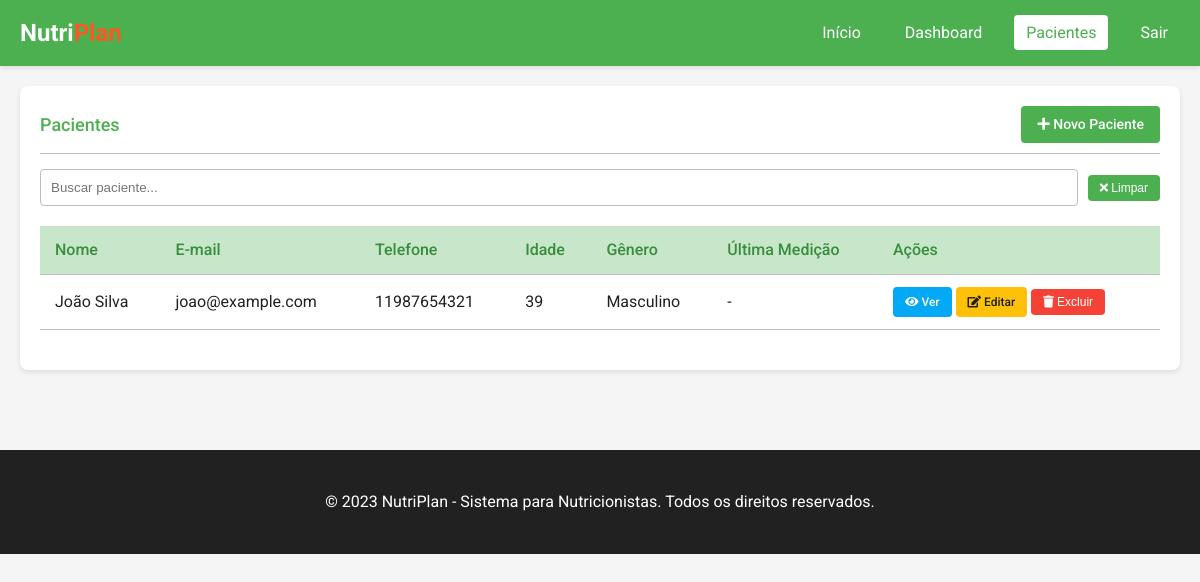
Before: /patient/patients (signed in) with the older database file.
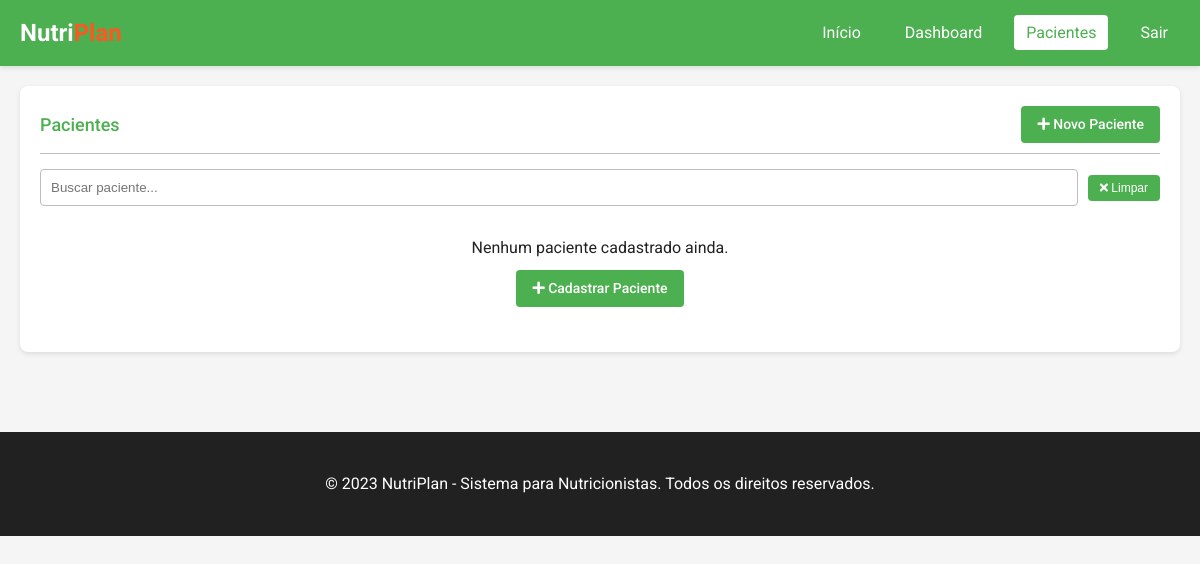
After: the same page with the newer database file.
### models.py (models this page shows, shortened)
class Patient(db.Model):
    id = db.Column(db.Integer, primary_key=True)
    name = db.Column(db.String(100), nullable=False)
    email = db.Column(db.String(120), unique=True, nullable=True)
    phone = db.Column(db.String(20), nullable=True)
    birthday = db.Column(db.Date, nullable=True)
    gender = db.Column(db.String(10), nullable=True)
    created_at = db.Column(db.DateTime, default=datetime.utcnow)
    user_id = db.Column(db.Integer, db.ForeignKey('user.id'), nullable=False)
    measurements = db.relationship('Measurement', backref='patient', lazy=True, cascade="all, delete-orphan")
    meal_plans = db.relationship('MealPlan', backref='patient', lazy=True, cascade="all, delete-orphan")
    consultations = db.relationship('Consultation', backref='patient', lazy=True, cascade="all, delete-orphan")
    @property
    def age(self):
        if self.birthday:
            today = datetime.now().date()
            return today.year - self.birthday.year - ((today.month, today.day) < (self.birthday.month, self.birthday.day))
        return None

### routes.py (the view)
@patient_bp.route('/patients')
@login_required
def patients_list():
    user_id = session.get('user_id')
    patients = Patient.query.filter_by(user_id=user_id).order_by(Patient.name).all()
    return render_template('patients.html', patients=patients)

### utils.py (called while the page is built)
def login_required(f):
    @wraps(f)
    def decorated_function(*args, **kwargs):
        if 'user_id' not in session:
            flash('Por favor, faça login para acessar esta página.', 'warning')
            return redirect(url_for('auth.login'))
        return f(*args, **kwargs)
    return decorated_function

### templates/patients.html (shortened to what this page needs)
<!DOCTYPE html>
<html lang="pt-br">
<head>
    <link rel="stylesheet" href="https://cdnjs.cloudflare.com/ajax/libs/font-awesome/5.15.4/css/all.min.css">
    <link rel="stylesheet" href="{{ url_for('static', filename='css/style.css') }}">
</head>
<body>
    <header class="header">
        <a href="{{ url_for('main.index') }}" class="logo">Nutri<span>Plan</span></a>
        <nav>
            <ul class="nav-menu">
                <li class="nav-item">
                    <a href="{{ url_for('main.index') }}" class="nav-link">Início</a>
                </li>
                <li class="nav-item">
                    <a href="{{ url_for('main.dashboard') }}" class="nav-link">Dashboard</a>
                </li>
                <li class="nav-item">
                    <a href="{{ url_for('patient.patients_list') }}" class="nav-link active">Pacientes</a>
                </li>
                <li class="nav-item">
                    <a href="{{ url_for('auth.logout') }}" class="nav-link">Sair</a>
                </li>
            </ul>
        </nav>
    </header>
    <div class="container">
        <div class="card">
            <div class="card-header">
                <h2 class="card-title">Pacientes</h2>
                <a href="{{ url_for('patient.add_patient') }}" class="btn">
                    <i class="fas fa-plus"></i> Novo Paciente
                </a>
            </div>
            <div class="card-content">
                <div class="search-bar">
                    <input type="text" id="patientSearch" placeholder="Buscar paciente..." onkeyup="searchPatients()">
                    <button class="btn btn-sm" onclick="clearSearch()">
                        <i class="fas fa-times"></i> Limpar
                    </button>
                </div>
                {% if patients %}
                <div class="table-responsive">
                    <table class="table" id="patientsTable">
                        <thead>
                            <tr>
                                <th>Nome</th>
                                <th>E-mail</th>
                                <th>Telefone</th>
                                <th>Idade</th>
                                <th>Gênero</th>
                                <th>Última Medição</th>
                                <th>Ações</th>
                            </tr>
                        </thead>
                        <tbody>
                            {% for patient in patients %}
                            <tr>
                                <td>{{ patient.name }}</td>
                                <td>{{ patient.email or '-' }}</td>
                                <td>{{ patient.phone or '-' }}</td>
                                <td>{{ patient.age or '-' }}</td>
                                <td>{{ patient.gender or '-' }}</td>
                                <td>
                                    {% set last_measurement = patient.measurements|sort(attribute='date', reverse=True)|first %}
                                    {% if last_measurement %}
                                        {{ last_measurement.date.strftime('%d/%m/%Y') }}
                                    {% else %}
                                        -
                                    {% endif %}
                                </td>
                                <td class="patient-actions">
                                    <a href="{{ url_for('patient.patient_detail', patient_id=patient.id) }}" class="btn btn-sm btn-info">
                                        <i class="fas fa-eye"></i> Ver
                                    </a>
                                    <a href="{{ url_for('patient.edit_patient', patient_id=patient.id) }}" class="btn btn-sm btn-warning">
                                        <i class="fas fa-edit"></i> Editar
                                    </a>
                                    <button class="btn btn-sm btn-danger" onclick="confirmPatientDelete({{ patient.id }}, '{{ patient.name }}')">
                                        <i class="fas fa-trash"></i> Excluir
                                    </button>
                                </td>
                            </tr>
                            {% endfor %}
                        </tbody>
                    </table>
                </div>
                {% else %}
                <div class="text-center p-2">
                    <p>Nenhum paciente cadastrado ainda.</p>
                    <a href="{{ url_for('patient.add_patient') }}" class="btn mt-2">
                        <i class="fas fa-plus"></i> Cadastrar Paciente
                    </a>
                </div>
                {% endif %}
            </div>
        </div>
    </div>
    <footer>
        <div class="container">
            <p>&copy; 2023 NutriPlan - Sistema para Nutricionistas. Todos os direitos reservados.</p>
        </div>
    </footer>
</body>
</html>

### static/css/style.css (style rules this page uses)
:root { --primary-color: #4CAF50; --primary-dark: #388E3C; --primary-light: #C8E6C9; --accent-color: #FF5722; --text-primary: #212121; --text-secondary: #757575; --divider-color: #BDBDBD; --background-color: #F5F5F5; --white: #FFFFFF; --success: #4CAF50; --info: #03A9F4; --warning: #FFC107; --danger: #F44336; }
* { margin: 0; padding: 0; box-sizing: border-box; }
body { font-family: 'Roboto', 'Segoe UI', Arial, sans-serif; font-size: 16px; line-height: 1.5; color: var(--text-primary); background-color: var(--background-color); }
.header { background-color: var(--primary-color); color: var(--white); padding: 15px 20px; display: flex; justify-content: space-between; align-items: center; box-shadow: 0 2px 5px rgba(0, 0, 0, 0.1); }
.logo { font-size: 24px; font-weight: 700; color: var(--white); text-decoration: none; }
.logo span { color: var(--accent-color); }
.nav-menu { display: flex; list-style: none; }
.nav-item { margin-left: 20px; }
.nav-link { color: var(--white); text-decoration: none; padding: 8px 12px; border-radius: 4px; transition: background-color 0.3s; }
.nav-link.active { background-color: var(--white); color: var(--primary-color); }
.container { max-width: 1200px; margin: 0 auto; padding: 20px; }
.card { background-color: var(--white); border-radius: 8px; box-shadow: 0 2px 5px rgba(0, 0, 0, 0.1); padding: 20px; margin-bottom: 20px; }
.card-header { display: flex; justify-content: space-between; align-items: center; margin-bottom: 15px; padding-bottom: 10px; border-bottom: 1px solid var(--divider-color); }
.card-title { font-size: 18px; font-weight: 500; color: var(--primary-color); }
.card-content { margin-bottom: 15px; }
.btn { display: inline-block; padding: 8px 16px; border: none; border-radius: 4px; background-color: var(--primary-color); color: var(--white); text-decoration: none; font-size: 14px; font-weight: 500; cursor: pointer; transition: background-color 0.3s; }
.btn-sm { padding: 6px 12px; font-size: 12px; }
.text-center { text-align: center; }
.mt-2 { margin-top: 10px !important; }
.p-2 { padding: 10px !important; }
footer { background-color: var(--text-primary); color: var(--white); text-align: center; padding: 20px; margin-top: 40px; }

### templates/patients.html (style rules this page uses)
.search-bar { margin-bottom: 20px; display: flex; align-items: center; }
.search-bar input { flex: 1; padding: 10px; border: 1px solid var(--divider-color); border-radius: 4px; }
.search-bar button { margin-left: 10px; }

Changed rows visible on the page:
removed Patient: name "João Silva", email "joao@example.com", phone "11987654321", birthday "39", gender "Masculino"
Other visible differences:
text no longer shown: "Nome E-mail Telefone Idade Gênero Última Medição Ações"
text now shown: "Nenhum paciente cadastrado ainda. Cadastrar Paciente"
